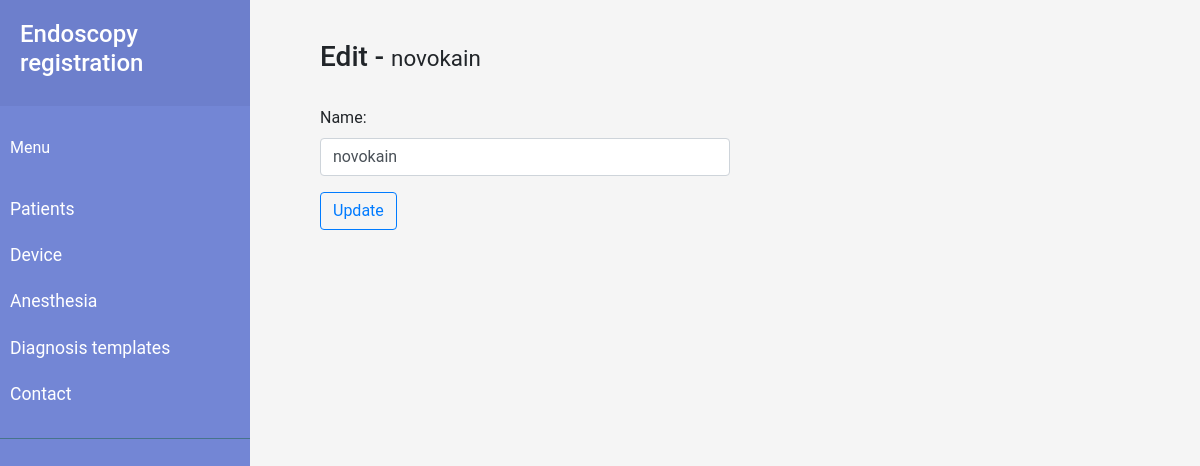
The app's page /templates/anesthesia/update/1, older data.
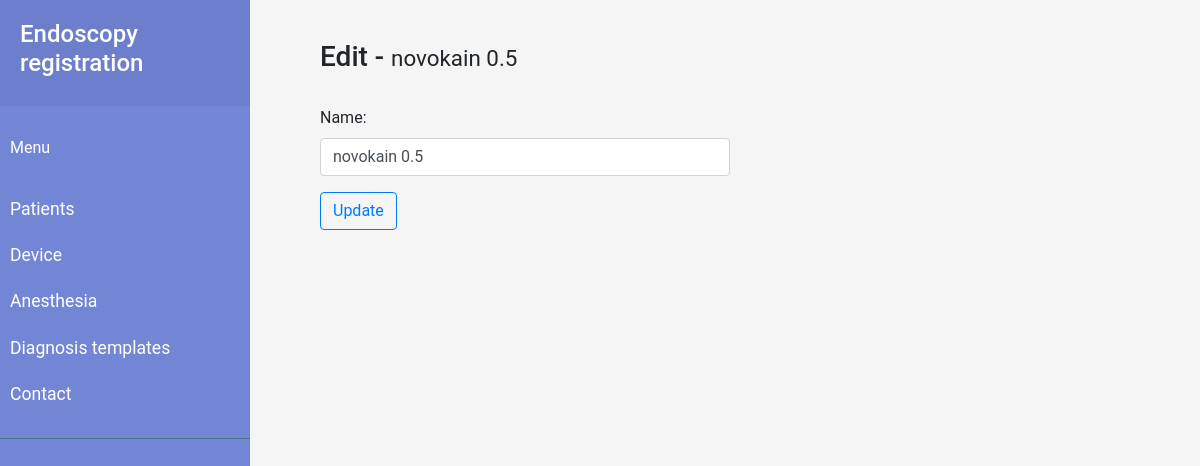
The same page, newer data.
### endostemplates/models.py (models this page shows, shortened)
class Anesthesia(models.Model):
    name = models.CharField(max_length=255)

### endostemplates/views.py (the view)
# urls.py: path('anesthesia/update/<int:pk>', views.AnesthesiaUpdate.as_view(), name='anesthesia_update'),
class AnesthesiaUpdate(UpdateView):
    template_name = 'endostemplates/templates/anesthesia_form.html'
    model = Anesthesia
    form_class = AnesthesiaForm
    success_url = reverse_lazy('endostemplates:anesthesia_page')

### endostemplates/forms.py
class AnesthesiaForm(forms.ModelForm):
    def __init__(self, *args, **kwargs):
        super(AnesthesiaForm, self).__init__(*args, **kwargs)
        self.fields['name'].widget.attrs = {
            'class': 'form-control'
        }
    class Meta:
        model = Anesthesia
        fields = ['name']

### endostemplates/templates/anesthesia_form.html
{% extends 'base.html' %}
{% block content_list %}
<div class="col-12">
<div style="display: flex; flex-direction: column; margin: 20px;" class="col-6">
    <p class="h3">
        {% if request.path == '/templates/anesthesia/new' %} Add New Anesthesia Method {% else %} Edit - {% endif %}
        {% if request.path != '/templates/anesthesia/edit' %}<small>{{ anesthesia.name }}</small>{% endif %}
    </p>
    <br>
    <form method="post"> {% csrf_token %}
                    <div class="form-group">
                        {{ form.as_p }}
                    </div>
        <input type="submit" class="btn btn-outline-primary" {% if request.path == '/templates/anesthesia/new' %} value="Add new" {% else %} value="Update" {% endif %}>
    </form>
</div>
</div>
{% endblock %}

Row changes from the older to the newer data that the page shows:
changed Anesthesia: name "novokain" → "novokain 0.5"
